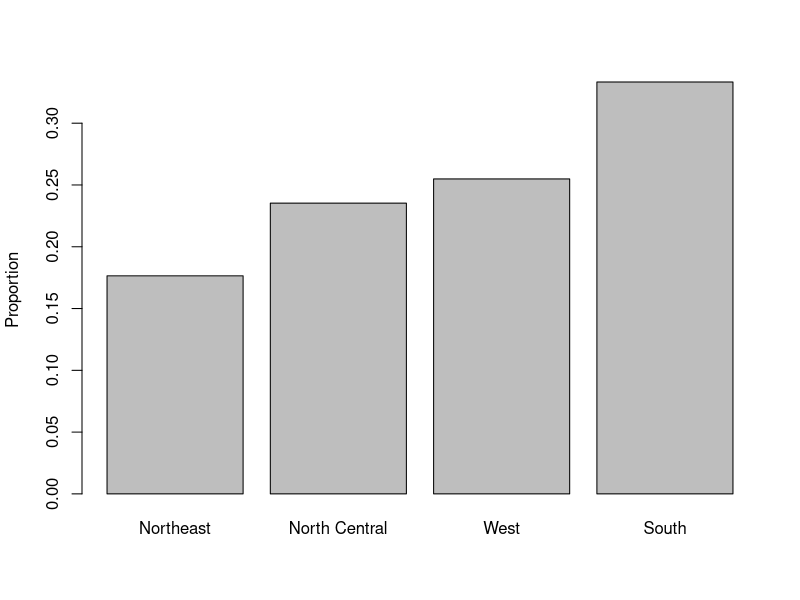
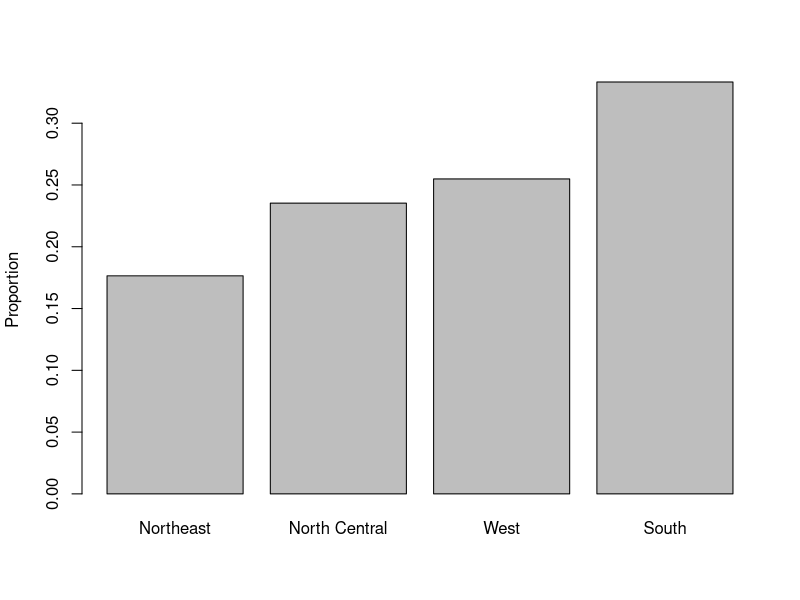

Reproduce these figures in R, in order. (Note: this script raises an error after producing the figures.)
## ---- chunk 1
library(tidyverse)
library(dslabs)
data(heights)
head(heights)
## ---- chunk 2
heights %>% group_by(sex) %>% count() %>% pull() %>% prop.table()
## ---- chunk 3
data(murders)
a <- murders %>% group_by(region) %>% count() %>% arrange(n)
barplot(a%>%pull()%>%prop.table(), ylab="Proportion", names.arg=a$region)
## ---- chunk 4
data(murders)
a <- murders %>% group_by(region) %>% count() %>% arrange(n)
barplot(a%>%pull()%>%prop.table(), ylab="Proportion", names.arg=a$region)
## ---- chunk 5
m <- sum(x) / length(x)
## ---- chunk 6
s <- sqrt(sum((x-mu)^2) / length(x))
## ---- chunk 7
index <- heights$sex=="Male"
x <- heights$height[index]
## ---- chunk 8
m <- mean(x)
s <- sd(x)
c(average = m, sd = s)
## ---- chunk 9
z <- scale(x)
## ---- chunk 10
mean(abs(z) < 2)
## ---- chunk 11
pnorm(-1.96)
## ---- chunk 12
qnorm(0.975)
## ---- chunk 13
qnorm(0.975, mean = 5, sd = 2)
## ---- chunk 14
mean(x <= 69.5)
## ---- chunk 15
p <- seq(0.05, 0.95, 0.05)
## ---- chunk 16
sample_quantiles <- quantile(x, p)
## ---- chunk 17
theoretical_quantiles <- qnorm(p, mean = mean(x), sd = sd(x))
## ---- chunk 18
qplot(theoretical_quantiles, sample_quantiles) + geom_abline()
## ---- chunk 19
sample_quantiles <- quantile(z, p)
theoretical_quantiles <- qnorm(p) 
qplot(theoretical_quantiles, sample_quantiles) + geom_abline()
## ---- chunk 20
heights %>% filter(sex=="Male") %>%
  ggplot(aes(sample = scale(height))) + 
  geom_qq() +
  geom_abline()
## ---- chunk 21
heights %>% filter(sex=="Female") %>% top_n(5, desc(height)) %>% pull(height)
## ---- chunk 22
library(dslabs)
data(heights)
male <- heights$height[heights$sex=="Male"]
female <- heights$height[heights$sex=="Female"]
## ---- chunk 23
length(male)
length(female)

## ---- chunk 24
female_percentiles <- quantile(female, seq(0.1,,0.9,0.2))
male_percentiles <- quantile(male, seq(0.1,0.9,0.2))
df <- data.frame(female=female_percentiles, male=male_percentiles)
df
## ---- chunk 25
library(dslabs)
data(heights)
x <- heights$height[heights$sex=="Male"]
## ---- chunk 26
mean(x > 69 & x <= 72)
## ---- chunk 27
avg <- mean(x)
stdev <- sd(x)
pnorm(72, avg, stdev) - pnorm(69, avg, stdev)
## ---- chunk 28
avg <- mean(x)
stdev <- sd(x)
exact <- mean(x>79 & x<=81)
approx <- pnorm(81, avg, stdev) - pnorm(79, avg, stdev)
exact/approx
## ---- chunk 29
## 1 feet = 12 inches
1-pnorm(7*12,69,3)
## ---- chunk 30
a<-1-pnorm(7*12,69,3)
round(a*10^9)
## ---- chunk 31
10/287
## ---- chunk 32
b<-1-pnorm(6*12+8,69,3)
150/round(b*10^9)
## ---- chunk 33
murders %>% ggplot(aes(region)) + geom_bar()
## ---- chunk 34
data(murders)
tab <- murders %>% 
  count(region) %>% 
  mutate(proportion = n/sum(n))
tab
## ---- chunk 35
tab %>% ggplot(aes(region, proportion)) + geom_bar(stat = "identity")
## ---- chunk 36
heights %>% 
  filter(sex == "Female") %>% 
  ggplot(aes(height)) + 
  geom_histogram()
## ---- chunk 37
heights %>% 
  filter(sex == "Female") %>% 
  ggplot(aes(height)) + 
  geom_histogram(binwidth = 1)
## ---- chunk 38
heights %>% 
  filter(sex == "Female") %>% 
  ggplot(aes(height)) +
  geom_histogram(binwidth = 1, fill = "blue", col = "black") +
  xlab("Male heights in inches") + 
  ggtitle("Histogram")
## ---- chunk 39
heights %>% 
  filter(sex == "Female") %>%
  ggplot(aes(height)) +
  geom_density()
## ---- chunk 40
heights %>% 
  filter(sex == "Female") %>%
  ggplot(aes(height)) +
  geom_density(fill="blue")
## ---- chunk 41
heights %>% 
  filter(sex == "Female") %>%
  ggplot(aes(height)) +
  geom_density(fill="blue",adjust=2)
## ---- chunk 42
heights %>% filter(sex=="Male") %>%
  ggplot(aes(sample = height)) +
  geom_qq()
## ---- chunk 43
params <- heights %>% filter(sex=="Male") %>%
  summarize(mean = mean(height), sd = sd(height))

heights %>% filter(sex=="Male") %>%
  ggplot(aes(sample = height)) +
  geom_qq(dparams = params) +
  geom_abline()
## ---- chunk 44
heights %>% 
  filter(sex=="Male") %>%
  ggplot(aes(sample = scale(height))) + 
  geom_qq() +
  geom_abline()
## ---- chunk 45
x <- expand.grid(x = 1:12, y = 1:10) %>% 
  mutate(z = 1:120)
## ---- chunk 46
x %>% ggplot(aes(x, y, fill = z)) + 
  geom_raster()
## ---- chunk 47
x %>% ggplot(aes(x, y, fill = z)) + 
  geom_raster() + 
  scale_fill_gradientn(colors =  terrain.colors(10))
## ---- chunk 48
x <- heights %>% 
  filter(sex=="Male") %>% 
  pull(height)
## ---- chunk 49
qplot(x)
## ---- chunk 50
qplot(sample = scale(x)) + geom_abline()
## ---- chunk 51
heights %>% qplot(sex, height, data = .)
## ---- chunk 52
heights %>% qplot(sex, height, data = ., geom = "boxplot")
## ---- chunk 53
qplot(x, geom = "density")
## ---- chunk 54
qplot(x, bins=15, color = I("black"), xlab = "Population")
## ---- chunk 55
p<-heights%>%ggplot(aes(height))
## ---- chunk 56
p + geom_histogram()
## ---- chunk 57
p + geom_histogram(binwidth=1)
## ---- chunk 58
heights %>% ggplot(aes(height)) +
  geom_density()
## ---- chunk 59
heights%>%ggplot(aes(height,group=sex)) + geom_density()
## ---- chunk 60
heights%>%ggplot(aes(height,color=sex)) + geom_density()
## ---- chunk 61
heights %>% 
  ggplot(aes(height, fill = sex)) + 
  geom_density() 
## ---- chunk 62
heights %>% 
  ggplot(aes(height, fill = sex)) + 
  geom_density(alpha=0.2) 
